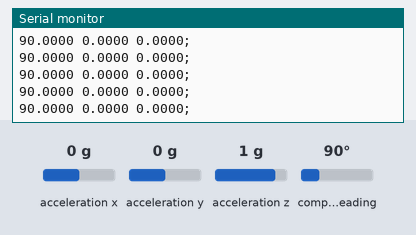
This sketch was run on a simulated Arduino Uno, built with avr-gcc and run on an emulated ATmega328P. Parts: the last lines printed to the serial monitor. The inputs (shaded band) are chosen by the test bench; at power-on: acceleration z 1 g, acceleration x 0 g, acceleration y 0 g, compass heading 90°.

Above: at 3.2 s.
3.3 s: acceleration z set to -1.4 g
At 3.35 s:
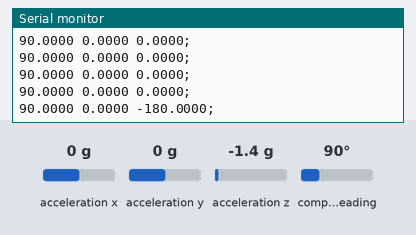
6.3 s: acceleration z set to 0 g
At 6.31 s:
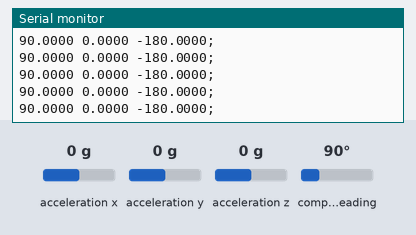
9.3 s: acceleration x set to -1.4 g
At 9.36 s:
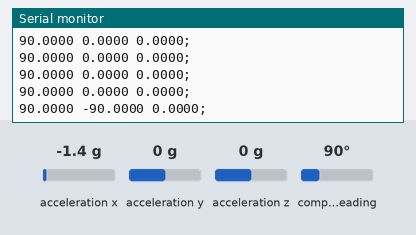
10.8 s: acceleration y set to -1.4 g
At 10.81 s:
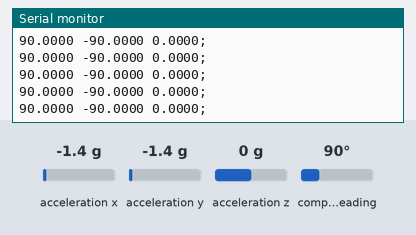
12.3 s: compass heading set to 7°
At 12.32 s:
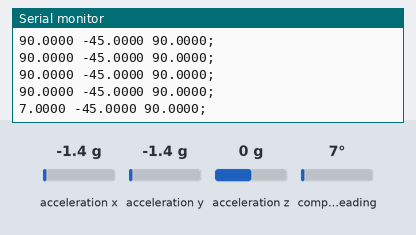
Timing chart, 0 to 14.8 s (numbered marks = the images above; inputs shaded):
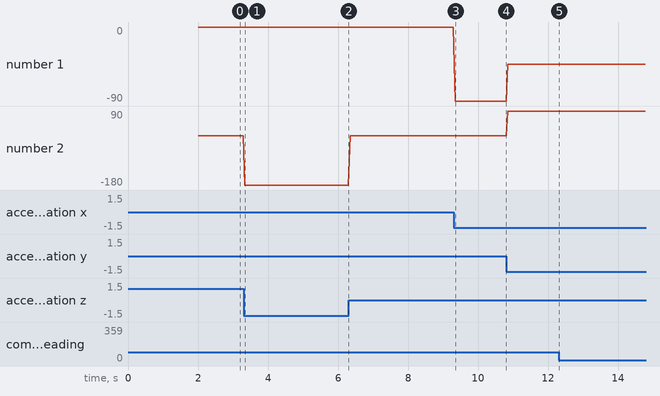

Measured:
- after the input at 3.3 s, the serial monitor: prints a new line at once (image 1)
- after the input at 9.3 s, the serial monitor: prints a new line after 0.05 s (image 3)
- after the input at 12.3 s, the serial monitor: prints a new line at once (image 5)
- plotted number 1: 0 → -90 after the input at 9.3 s, -90 → -45 after the input at 10.8 s
- plotted number 2: 0 → -180 after the input at 3.3 s

The sketch:

9DOF-sensor-to-FUDI.ino
```cpp
#include <Wire.h>
#include <Adafruit_Sensor.h>
#include <Adafruit_BNO055.h>
#include <utility/imumaths.h>

Adafruit_BNO055 bno = Adafruit_BNO055(55);

void setup(void)
{
  Serial.begin(57600);
  Serial.println("Orientation Sensor Test"); Serial.println(";");

  /* Initialise the sensor */
  if(!bno.begin())
  {
    /* There was a problem detecting the BNO055 ... check your connections */
    Serial.print("Ooops, no BNO055 detected ... Check your wiring or I2C ADDR!;");
    while(1);
  }

  delay(2000);

  bno.setExtCrystalUse(true);
}

void loop(void)
{
  /* Get a new sensor event */
  sensors_event_t event;
  bno.getEvent(&event);

  /* Display the floating point data */
  Serial.print(event.orientation.x, 4);
  Serial.print(" ");
  Serial.print(event.orientation.y, 4);
  Serial.print(" ");
  Serial.print(event.orientation.z, 4);
  Serial.println(";");

  delay(50);
}
```
